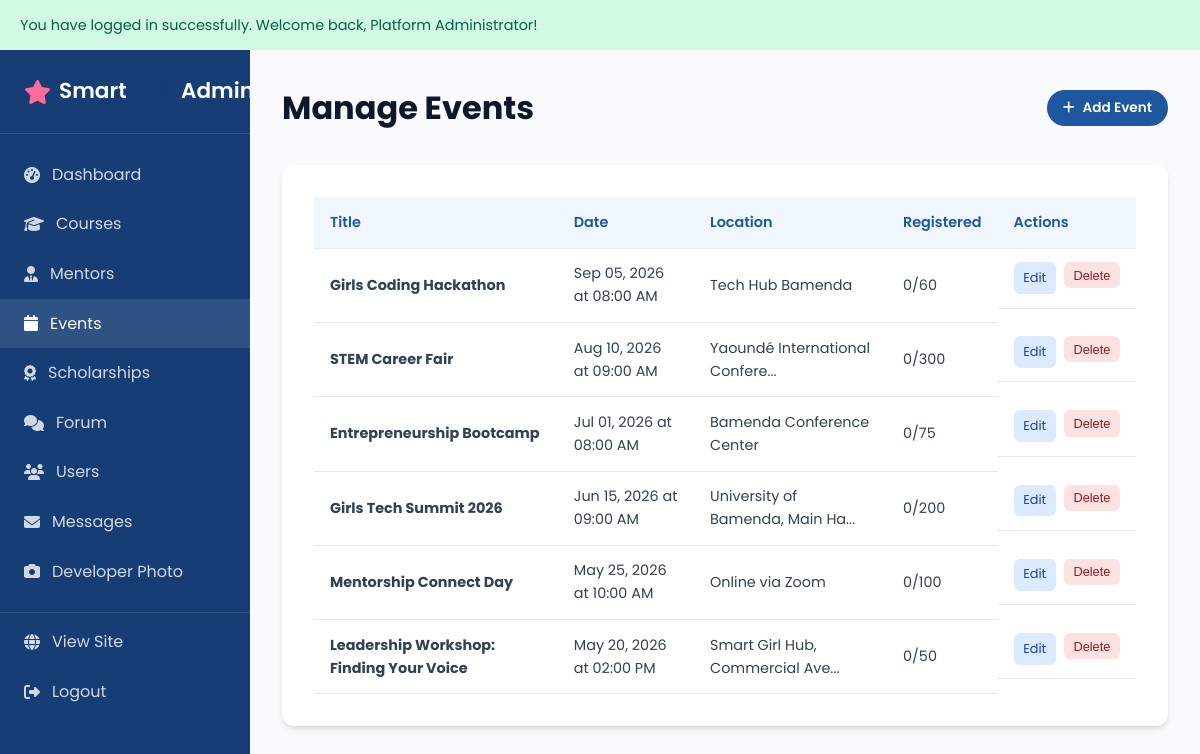
/admin/events.php (signed in), run on the app's committed database.
### tables this page shows
CREATE TABLE IF NOT EXISTS events (
    id INT AUTO_INCREMENT PRIMARY KEY,
    title VARCHAR(200) NOT NULL,
    description TEXT NOT NULL,
    event_date DATETIME NOT NULL,
    location VARCHAR(200) NOT NULL,
    event_type VARCHAR(100) NOT NULL,
    max_participants INT DEFAULT 100,
    image_url VARCHAR(255) DEFAULT NULL,
    is_active TINYINT(1) DEFAULT 1,
    created_at TIMESTAMP DEFAULT CURRENT_TIMESTAMP
);

### includes/functions.php (called while the page is built, shortened)
<?php
function e(?string $value): string
{
    return htmlspecialchars($value ?? '', ENT_QUOTES, 'UTF-8');
}
function formatDate(?string $date, string $format = 'M d, Y'): string
{
    return date($format, strtotime($date));
}
function formatDateTime(?string $date): string
{
    return formatDate($date, 'M d, Y \a\t h:i A');
}
function truncate(string $text, int $length = 150): string
{
    if (strlen($text) <= $length) return $text;
    return substr($text, 0, $length) . '...';
}

### admin/events.php (the view, shortened to what this page needs)
<?php
$pdo = getDBConnection();
$action = $_GET['action'] ?? 'list';
$event = null;
$events = $pdo->query("SELECT e.*, (SELECT COUNT(*) FROM event_registrations er WHERE er.event_id=e.id) as reg_count FROM events e ORDER BY event_date DESC")->fetchAll();
require_once __DIR__ . '/includes/admin-header.php';
?>
<div class="admin-top">
    <h1 style="color:var(--gray-900);">Manage Events</h1>
    <?php if ($action === 'list'): ?><a href="?action=add" class="btn btn-blue btn-sm"><i class="fas fa-plus"></i> Add Event</a><?php endif; ?>
</div>
<?php if ($action === 'add' || $action === 'edit'): ?>
<div class="dashboard-content" style="max-width:600px;">
    <form method="POST">
        <?= csrfField() ?>
        <div class="form-group"><label>Title</label><input type="text" name="title" required value="<?= e($event['title'] ?? '') ?>"></div>
        <div class="form-group"><label>Description</label><textarea name="description" required><?= e($event['description'] ?? '') ?></textarea></div>
        <div class="form-group"><label>Date & Time</label><input type="datetime-local" name="event_date" required value="<?= e($event['event_date'] ?? '') ?>"></div>
        <div class="form-group"><label>Location</label><input type="text" name="location" required value="<?= e($event['location'] ?? '') ?>"></div>
        <div class="form-row">
            <div class="form-group"><label>Type</label><input type="text" name="event_type" required value="<?= e($event['event_type'] ?? '') ?>" placeholder="Workshop, Conference..."></div>
            <div class="form-group"><label>Max Participants</label><input type="number" name="max_participants" value="<?= (int)($event['max_participants'] ?? 100) ?>"></div>
        </div>
        <button type="submit" class="btn btn-blue">Save Event</button>
        <a href="events.php">Cancel</a>
    </form>
</div>
<?php else: ?>
<div class="dashboard-content">
    <table class="data-table">
        <thead><tr><th>Title</th><th>Date</th><th>Location</th><th>Registered</th><th>Actions</th></tr></thead>
        <tbody>
        <?php foreach ($events as $ev): ?>
        <tr>
            <td><strong><?= e($ev['title']) ?></strong></td>
            <td><?= formatDateTime($ev['event_date']) ?></td>
            <td><?= e(truncate($ev['location'], 30)) ?></td>
            <td><?= (int)$ev['reg_count'] ?>/<?= (int)$ev['max_participants'] ?></td>
            <td class="table-actions">
                <a href="?action=edit&id=<?= $ev['id'] ?>" class="btn-edit">Edit</a>
                <form method="POST" style="display:inline;" onsubmit="return confirm('Delete?')">
                    <button type="submit" class="btn-delete">Delete</button>
                </form>
            </td>
        </tr>
        <?php endforeach; ?>
        </tbody>
    </table>
</div>
<?php endif; ?>
<?php require_once __DIR__ . '/includes/admin-footer.php'; ?>

### assets/css/style.css (style rules this page uses)
:root { --primary: #1e56a0; --primary-dark: #163e75; --primary-light: #3d7dd4; --secondary: #f0f7ff; --accent: #ff6b9d; --accent-light: #ffe0ec; --white: #ffffff; --gray-50: #f8fafc; --gray-100: #f1f5f9; --gray-200: #e2e8f0; --gray-300: #cbd5e1; --gray-500: #64748b; --gray-700: #334155; --gray-900: #0f172a; --success: #10b981; --warning: #f59e0b; --error: #ef4444; --shadow: 0 4px 6px -1px rgba(0,0,0,0.1), 0 2px 4px -2px rgba(0,0,0,0.1); --shadow-lg: 0 10px 15px -3px rgba(30,86,160,0.15), 0 4px 6px -4px rgba(0,0,0,0.1); --radius: 12px; --transition: all 0.3s ease; --font: 'Poppins', sans-serif; }
*, *::before, *::after { box-sizing: border-box; margin: 0; padding: 0; }
html { scroll-behavior: smooth; }
body { font-family: var(--font); color: var(--gray-700); line-height: 1.6; background: var(--white); }
a { color: var(--primary); text-decoration: none; transition: var(--transition); }
.btn { display: inline-flex; align-items: center; gap: 0.5rem; padding: 0.75rem 1.75rem; border-radius: 30px; font-weight: 600; font-size: 0.95rem; border: none; cursor: pointer; transition: var(--transition); font-family: var(--font); text-decoration: none; }
.btn-blue { background: var(--primary); color: var(--white); }
.btn-sm { padding: 0.45rem 1rem; font-size: 0.85rem; }
.dashboard-content { background: var(--white); border-radius: var(--radius); box-shadow: var(--shadow); padding: 2rem; }
.data-table { width: 100%; border-collapse: collapse; font-size: 0.9rem; }
.data-table th, .data-table td { padding: 0.85rem 1rem; text-align: left; border-bottom: 1px solid var(--gray-200); }
.data-table th { background: var(--secondary); color: var(--primary); font-weight: 600; }
.table-actions { display: flex; gap: 0.5rem; }
.table-actions a, .table-actions button { padding: 0.35rem 0.6rem; border-radius: 6px; font-size: 0.8rem; border: none; cursor: pointer; }
.btn-edit { background: #dbeafe; color: #1e40af; }
.btn-delete { background: #fee2e2; color: #991b1b; }

### admin/includes/admin-header.php (style rules this page uses)
.admin-top { display: flex; justify-content: space-between; align-items: center; margin-bottom: 2rem; }

### data on the page
events: title "Girls Coding Hackathon", event_date "Sep 05, 2026 at 08:00 AM", location "Tech Hub Bamenda", reg_count "0", max_participants "60"
events: title "STEM Career Fair", event_date "Aug 10, 2026 at 09:00 AM", location "Yaoundé International Confere...", reg_count "0", max_participants "300"
events: title "Entrepreneurship Bootcamp", event_date "Jul 01, 2026 at 08:00 AM", location "Bamenda Conference Center", reg_count "0", max_participants "75"
events: title "Girls Tech Summit 2026", event_date "Jun 15, 2026 at 09:00 AM", location "University of Bamenda, Main Ha...", reg_count "0", max_participants "200"
events: title "Mentorship Connect Day", event_date "May 25, 2026 at 10:00 AM", location "Online via Zoom", reg_count "0", max_participants "100"
events: title "Leadership Workshop: Finding Your Voice", event_date "May 20, 2026 at 02:00 PM", location "Smart Girl Hub, Commercial Ave...", reg_count "0", max_participants "50"

### other printed values
$flash['message'] "You have logged in successfully. Welcome back, Platform Administrator!"
